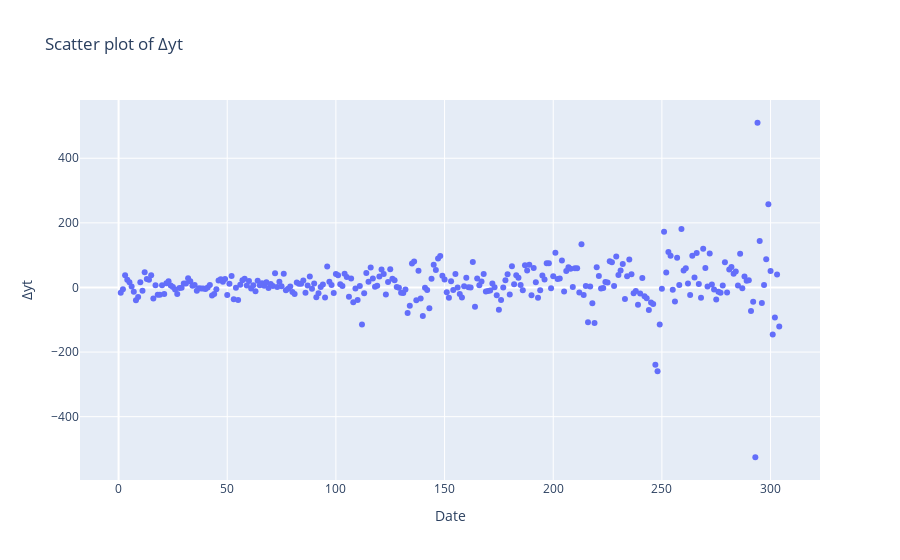
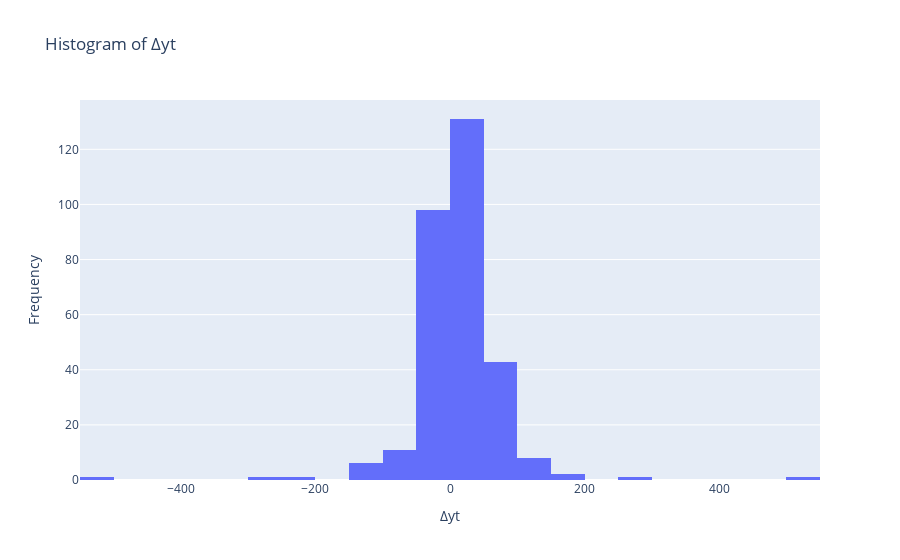

Source (notebook cell) for these figures, in order:
### Code cell
# Create a scatter plot of ∆yt
scatter_fig = px.scatter(dyt, x=dyt.index, y=dyt, title='Scatter plot of ∆yt')
scatter_fig.update_xaxes(title_text='Date')
scatter_fig.update_yaxes(title_text='∆yt')

# Create a histogram of ∆yt
hist_fig = px.histogram(dyt, x=dyt, nbins=30, title='Histogram of ∆yt')
hist_fig.update_xaxes(title_text='∆yt')
hist_fig.update_yaxes(title_text='Frequency')

# Show the plots
scatter_fig.show()
hist_fig.show()

### Figure 1 — Plotly figure (JSON) as saved in the notebook; plotly's stock layout.template omitted (floating-point values rounded to 4 significant figures; data arrays with more than 128 entries replaced by an {"elided": "..."} marker saying what was removed)
{"data": [{"hovertemplate": "index=%{x}<br>y=%{y}<extra></extra>", "legendgroup": "", "marker": {"color": "#636efa", "symbol": "circle"}, "mode": "markers", "name": "", "orientation": "v", "showlegend": false, "type": "scatter", "x": {"elided": "304 int values"}, "xaxis": "x", "y": {"elided": "304 float values"}, "yaxis": "y"}], "layout": {"legend": {"tracegroupgap": 0}, "title": {"text": "Scatter plot of ∆yt"}, "xaxis": {"anchor": "y", "domain": [0, 1], "title": {"text": "Date"}}, "yaxis": {"anchor": "x", "domain": [0, 1], "title": {"text": "∆yt"}}}}

### Figure 2 — Plotly figure (JSON) as saved in the notebook; plotly's stock layout.template omitted (floating-point values rounded to 4 significant figures; data arrays with more than 128 entries replaced by an {"elided": "..."} marker saying what was removed)
{"data": [{"alignmentgroup": "True", "bingroup": "x", "hovertemplate": "x=%{x}<br>count=%{y}<extra></extra>", "legendgroup": "", "marker": {"color": "#636efa", "pattern": {"shape": ""}}, "name": "", "nbinsx": 30, "offsetgroup": "", "orientation": "v", "showlegend": false, "type": "histogram", "x": {"elided": "304 float values"}, "xaxis": "x", "yaxis": "y"}], "layout": {"barmode": "relative", "legend": {"tracegroupgap": 0}, "title": {"text": "Histogram of ∆yt"}, "xaxis": {"anchor": "y", "domain": [0, 1], "title": {"text": "∆yt"}}, "yaxis": {"anchor": "x", "domain": [0, 1], "title": {"text": "Frequency"}}}}
